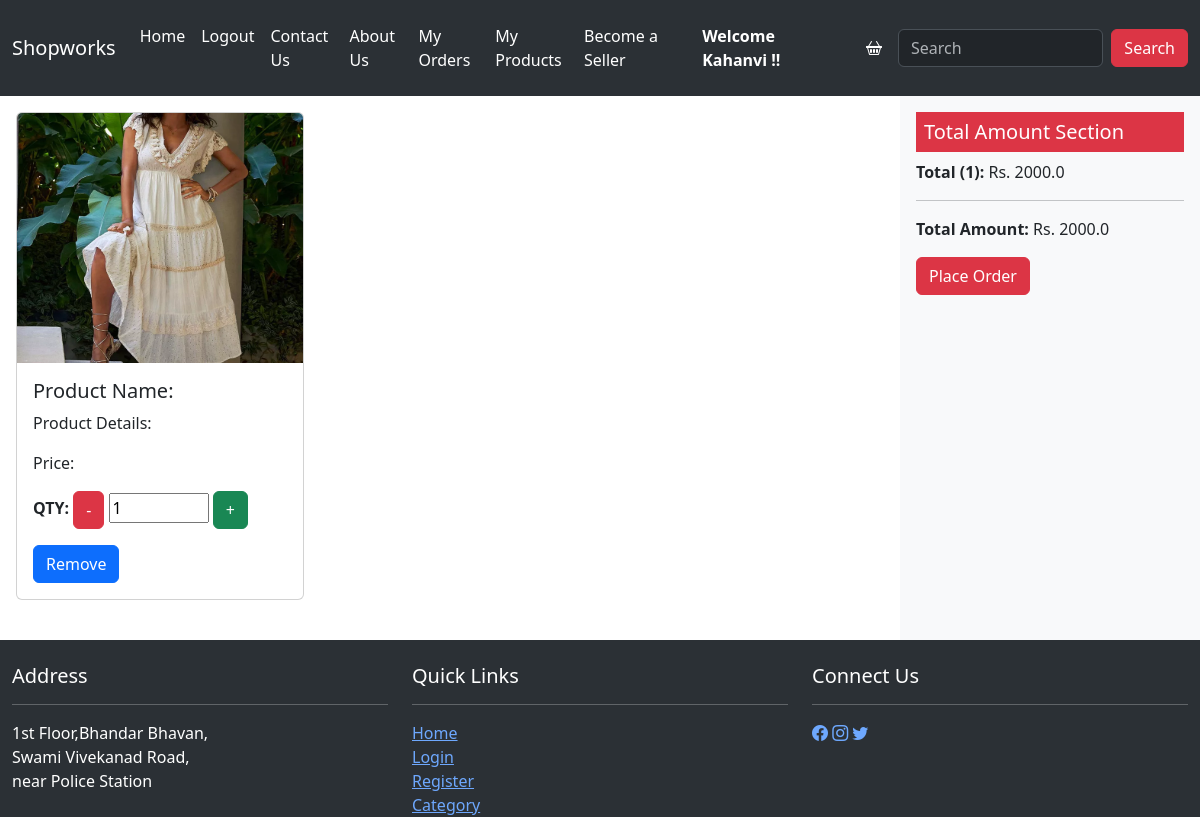
The page /cart/ (signed in) on the database its author committed.
### ecommapp/models.py (models this page shows)
class Cart(models.Model):
    userid = models.ForeignKey(User , on_delete = models.CASCADE , null = True , blank = True)
    productid = models.ForeignKey(Product,on_delete = models.CASCADE , null = True , blank = True)
    quantity = models.PositiveIntegerField(default = 0)

class Product(models.Model):
    userid = models.ForeignKey(User , on_delete = models.CASCADE , null = True , blank = True)
    productid = models.IntegerField(primary_key = True)
    product_name = models.CharField(max_length = 55)
    type = (("Mobile","Mobile"),("Clothes", "Clothes"),("Shoes","Shoes"))
    category = models.CharField(max_length = 50 ,choices = type , default = "")
    description = models.TextField(max_length = 100)
    price = models.FloatField()
    image=models.ImageField(upload_to='product/')
    objects = models.Manager()
    prod = CustomManager()

### ecommapp/views.py (the view, shortened to what this page needs)
# urls.py: path("cart/", views.cart, name="cart"),
def cart(req):
    if req.user.is_authenticated:
        username = req.user.username
        allcarts = Cart.objects.filter(userid = req.user.id)
        totalprice = 0
        for i in allcarts:
            totalprice += i.productid.price * i.quantity
        length = len(allcarts)
        context = {'allcarts':allcarts ,
                "items" :length ,
                "total" : totalprice ,
                "username":username}
        return render(req, "cart.html",context)

### templates/cart.html (shortened to what this page needs)
{% include 'header.html' %}
<div class="container-fluid">
    <div class="row">
        <div class="col-md-9 p-3">
            <div class="row">
                {%  for item in allcarts %}
                <div class="col-md-4 mb-4">
                        <div class="card" style="width: 18rem;">
                        <img src="{{item.productid.image.url}}" class="card-img-top" alt="{{item.product_name}}" width="50px" height="250px">
                        <div class="card-body">
                          <h5 class="card-title">Product Name: {{item.product_id.product_name}}</h5>
                          <p class="card-text">Product Details: {{item.product_id.desc}}</p>
                          <p class="card-text">Price: {{item.product_id.price}}</p>
                          <p>
                            <strong>QTY:</strong>
                            <a href="updateqty/0/{{item.productid.productid}}"><button class="btn btn-danger">-</button></a>
                            <input style="width: 100px;" readonly type="number" value="{{item.quantity}}">
                            <a href="updateqty/1/{{item.productid.productid}}"><button class="btn btn-success">+</button></a>
                          </p>
                          <a href="removecart/{{item.productid.productid}}" class="btn btn-primary">Remove</a>
                        </div>
                      </div>
                </div>
                {% endfor %}
            </div>
        </div>
        <div class="col-md-3 bg-light p-3">
            <h5 class="bg-danger text-white p-2">Total Amount Section</h5>
            <p><strong>Total ({{items}}):</strong> Rs. {{total}} </p>
            <hr>
            <p><strong>Total Amount:</strong> Rs. {{total}} </p>
            <a href="{% url 'placeorder' %}"><button class = "btn btn-danger">Place Order</button></a>
        </div>
    </div>
</div>
{% include 'footer.html' %}

### templates/header.html (shortened to what this page needs)
{% load static %}
<!DOCTYPE html>
<html lang="en">
  <head>
    <link
      href="https://cdn.jsdelivr.net/npm/bootstrap@5.3.2/dist/css/bootstrap.min.css"
      rel="stylesheet"
    />
  </head>
  <body>
    <div class="container-fluid">
      <div class="row">
        <nav
          class="navbar  navbar-expand-lg bg-body-tertiary"
          data-bs-theme="dark"
        >
          <div class="container-fluid">
            <a class="navbar-brand" href="{% url 'index' %}">Shopworks</a>
            <div class="collapse navbar-collapse" id="navbarSupportedContent">
              <ul class="navbar-nav me-auto mb-2 mb-lg-0">
                <li class="nav-item">
                  <a
                    class="nav-link active"
                    aria-current="page"
                    href="{% url 'index' %}"
                    >Home</a
                  >
                </li>
                {% if user.is_authenticated %}
                  <li class="nav-item">
                    <a class="nav-link active" href="{% url 'userlogout' %}" aria-current="page">Logout</a>
                  </li>
                {% endif %}
                <li class="nav-item">
                  <a
                    class="nav-link active"
                    aria-current="page"
                    href="{% url 'contactus' %}"
                    >Contact Us</a
                  >
                </li>
                <li class="nav-item">
                  <a
                    class="nav-link active"
                    aria-current="page"
                    href="{% url 'aboutus' %}"
                    >About Us</a
                  >
                </li>
                {% if user.is_authenticated %}
                <li class="nav-item">
                  <a class="nav-link active" href="{% url 'showorders' %}" aria-current="page"> My Orders</a>
                </li>
                <li class="nav-item">
                  <a class="nav-link active" href="{% url 'showproducts' %}" aria-current="page"> My Products</a>
                </li>
                <li class="nav-item">
                  <a class="nav-link active" href="{% url 'registerproduct' %}" aria-current="page"> Become a Seller</a>
                </li>
                {% endif %}
              </ul>
              {% if username %}
              <strong class="text-white p-3">
                Welcome {{username}} !!
              </strong>
              {% else %}
              <strong  class="text-white p-3">Welcome Guest !!</strong>
              {% endif %}
              <a href="{% url 'cart' %}"><i class="bi bi-basket2 text-white p-3"></i></a>
              <form class="d-flex" role="search" method="get" action="{% url 'searchproduct' %}">
                <input
                  class="form-control me-2"
                  type="search"
                  placeholder="Search"
                  aria-label="Search"
                  name ="q" value="{{query}}"
                />
                <button class="btn btn-danger" type="submit">
                  Search
                </button>
              </form>
            </div>
          </div>
        </nav>
      </div>
    </div>
  </body>
</html>

### rows shown on the page
Cart: productid.image (picture), quantity "1"

### other values the page prints
{{ username }} "Kahanvi"
{{ items }} "1"
{{ total }} "2000.0"
